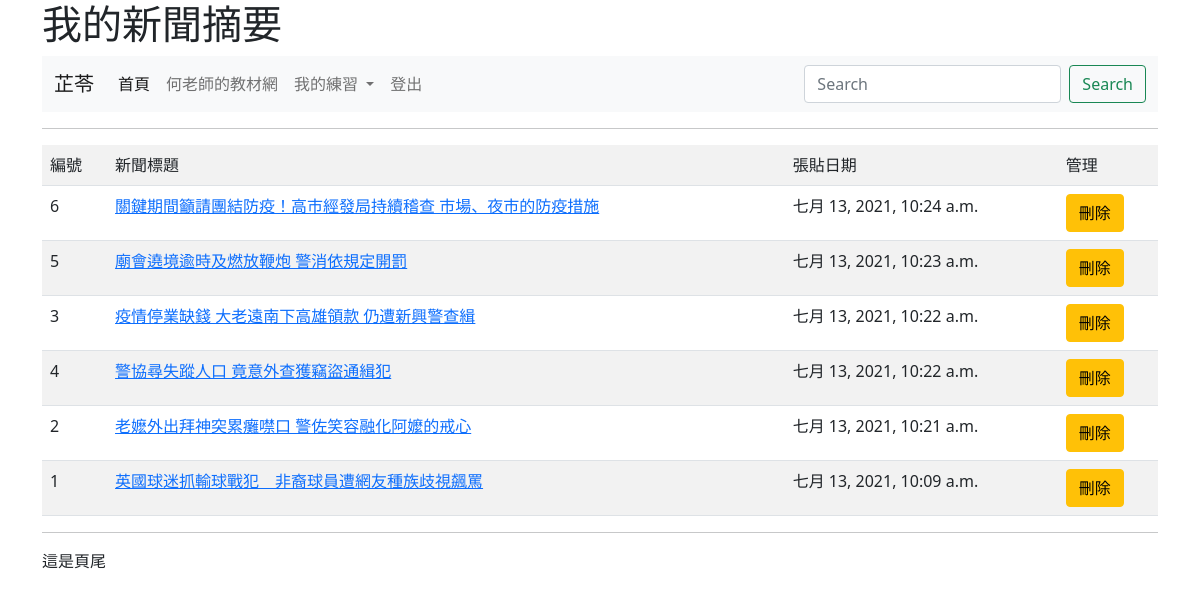
Page /news/ (signed in) on the committed database.
### mysite/models.py (models this page shows, shortened)
class Post(models.Model):
	title = models.CharField(max_length=200)
	content = models.TextField()
	pub_date = models.DateTimeField(default=timezone.now)
	class Meta:
		ordering = ('-pub_date',)

### mysite/views.py (the view)
# urls.py: path('news/',views.news),
def news(request):
	posts = Post.objects.all()
	return render(request, "news.html", locals())

### templates/news.html (shortened to what this page needs)
{% extends "base.html" %}
{% block main %}
	<hr>
	<table class="table table-striped">
		<tr>
			<td>編號</td><td>新聞標題</td><td>張貼日期</td>
			{% if request.user.is_superuser %}
			<td>管理</td>
			{% endif %}
		</tr>
	{% for post in posts %}
	   	<tr>
	   		<td>{{ post.id }}</td>
	   		<td>
	   			{% if request.user.is_authenticated %}
	   				<a href="/show/{{ post.id }}/">{{ post.title }}</a>
	   			{% else %}
		   			{{ post.title }}
	   			{% endif %}
	   		</td>
	   		<td>{{ post.pub_date }}</td>
			{% if request.user.is_superuser %}
			<td><a class='btn btn-warning' href="/delete/{{post.id}}/">刪除</a></td>
			{% endif %}
		</tr>
	{% endfor %}
	</table>
{% endblock %}

### templates/menu.html (shortened to what this page needs)
<nav class="navbar navbar-expand-lg navbar-light bg-light">
    <div class="container-fluid">
      <a class="navbar-brand" href="#">
        {% if request.user.is_authenticated %}
          {{ request.user.first_name }}
        {% else %}
          未登入的訪客
        {% endif %}
      </a>
      <div class="collapse navbar-collapse" id="navbarSupportedContent">
        <ul class="navbar-nav me-auto mb-2 mb-lg-0">
          <li class="nav-item">
            <a class="nav-link active" aria-current="page" href="/">首頁</a>
          </li>
          <li class="nav-item">
            <a class="nav-link" href="https://104.es">何老師的教材網</a>
          </li>
          <li class="nav-item dropdown">
            <a class="nav-link dropdown-toggle" href="#" id="navbarDropdown" role="button" data-bs-toggle="dropdown" aria-expanded="false">
              我的練習
            </a>
          </li>
          {% if request.user.is_authenticated %}
          <li class="nav-item">
            <a class="nav-link" href="/logout/" tabindex="-1">登出</a>
          </li>
          {% else %}
          <li class="nav-item">
            <a class="nav-link" href="/admin/login/?next=/" tabindex="-1">登入</a>
          </li>
          {% endif %}
        </ul>
        <form class="d-flex">
          <input class="form-control me-2" type="search" placeholder="Search" aria-label="搜尋">
          <button class="btn btn-outline-success" type="submit">Search</button>
        </form>
      </div>
    </div>
  </nav>

### rows in the picture
Post: id "6", title "關鍵期間籲請團結防疫！高市經發局持續稽查 市場、夜市的防疫措施", pub_date "七月 13, 2021, 10:24 a.m."
Post: id "5", title "廟會遶境逾時及燃放鞭炮 警消依規定開罰", pub_date "七月 13, 2021, 10:23 a.m."
Post: id "3", title "疫情停業缺錢 大老遠南下高雄領款 仍遭新興警查緝", pub_date "七月 13, 2021, 10:22 a.m."
Post: id "4", title "警協尋失蹤人口 竟意外查獲竊盜通緝犯", pub_date "七月 13, 2021, 10:22 a.m."
Post: id "2", title "老嬷外出拜神突累癱噤口 警佐笑容融化阿嬤的戒心", pub_date "七月 13, 2021, 10:21 a.m."
Post: id "1", title "英國球迷抓輸球戰犯 非裔球員遭網友種族歧視飆罵", pub_date "七月 13, 2021, 10:09 a.m."

### other values in the picture
{{ request.user.first_name }} "芷苓"
